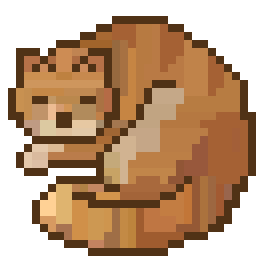
#> input picture art/ase/cat_0.png, 32 x 32 px, found by its file name (shown 8 times larger)
$ python prop_frames.py
#> lines starting #> are read from the running program, lines starting #| are printed output that depends on the picture
### tools/pix.py
# Pixel-art helpers: exact native downsample of upscaled art, majority 2x reduce, palette tools.
import numpy as np
from PIL import Image

def load(path):
#> called with path = 'art/ase/cat_0.png'
    return np.array(Image.open(path).convert('RGBA')).astype(np.int32)

def save(a, path, scale=1):
    im = Image.fromarray(np.clip(a, 0, 255).astype(np.uint8), 'RGBA')
    if scale != 1: im = im.resize((im.width * scale, im.height * scale), Image.NEAREST)
    im.save(path)

def native(a, k):
    """upscaled-by-k pixel art -> native (centre sample of each block)"""
    return a[k // 2::k, k // 2::k].copy()

# [21 lines left out: function reduce2, not called in this run]

### tools/prop_frames.py
# Animated props: cat breathing (4 frames), stove fire flicker (4 frames), tiny particle textures.
import sys; sys.path.insert(0, 'tools')
from pix import *
rng = np.random.default_rng(7)

# ---- cat: inhale = back (x>=13, rows 1..16) rises 1 px, row 16 duplicated so no gap
cat = load('art/ase/cat_0.png')
inh = cat.copy()
for x in range(13, 32):
    col = cat[:, x].copy()
    for y in range(0, 16): inh[y, x] = col[y + 1]
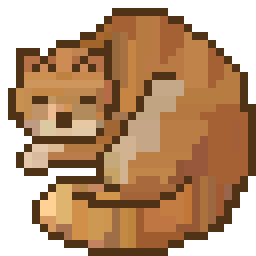
#> inh: shape (32, 32, 4) int32 (shown 8 times larger); mean R, G, B, A 115.9, 79.5, 47.2, 184.8; transparent parts drawn white
frames = [cat, inh, inh, cat]           # slow in, hold, out (timing in Godot)
sheet = np.concatenate(frames, 1); save(sheet, 'art/cat_breath.png')
#> after `sheet = np.concatenate(frames, 1)`:
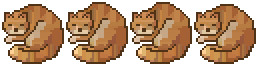
#> sheet: shape (32, 128, 4) int32 (shown 2 times larger); mean of channels 0, 1, 2, 3 114.4, 78.4, 46.5, 182.4; transparent parts drawn white

# ---- stove fire: recolour the fire window pixels each frame
st = load('art/ase/pechka_0.png')
#> call 2 of load, with path = 'art/ase/pechka_0.png'
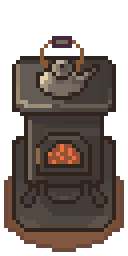
#> input picture art/ase/pechka_0.png, 32 x 64 px, found by its file name (shown 4 times larger)
fire = [(y, x) for y in range(33, 44) for x in range(8, 22)
        if st[y, x, 3] and st[y, x, 0] > 150 and st[y, x, 0] - st[y, x, 2] > 60]
#> fire = [(36, 15), (37, 15), (37, 17), (38, 12), (38, 14), (38, 17), (39, 15), (39, 18), (40, 13), (40, 17)]
glow_win = [(y, x) for y in range(34, 43) for x in range(9, 21)
            if st[y, x, 3] and st[y, x, :3].sum() < 120]          # dark inside the window
#> glow_win = 30 pairs, first value 34 to 42, second value 9 to 20
PAL = [(120, 34, 22), (196, 74, 30), (238, 122, 44), (250, 186, 84), (255, 226, 150)]
out = []
for f in range(4):
    a = st.copy()
    for (y, x) in fire:
        h = (43 - y) / 10                                        # hotter at the bottom
        v = 1.2 + 2.2 * (1 - h) + rng.normal(0, 0.9)
        a[y, x, :3] = PAL[int(np.clip(round(v), 0, 4))]
    for (y, x) in glow_win:                                       # a few embers flicker in the dark
        if rng.random() < 0.12: a[y, x, :3] = PAL[rng.integers(0, 2)]
    out.append(a)
#> after the loop, out = 4 items
save(np.concatenate(out, 1), 'art/stove_fire.png')
#> call 2 of save, with path = 'art/stove_fire.png', scale = 1
#> in save (call 2), `im = Image.fromarray(np.clip(a, 0, 255).astype(np.uint8), 'RGBA')`:
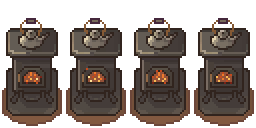
#> im: PIL image 128x64 RGBA (shown 2 times larger); mean R, G, B, A 50.6, 40.7, 35.2, 157.3; transparent parts drawn white
print('fire px', len(fire), 'glow px', len(glow_win))
#| fire px 10 glow px 30

# ---- particle textures
dot = np.zeros((2, 2, 4), np.int32); dot[:] = (255, 255, 255, 255); save(dot, 'art/px2.png')
z = np.zeros((5, 5, 4), np.int32)
for (y, x) in [(0, 0), (0, 1), (0, 2), (0, 3), (0, 4), (1, 3), (2, 2), (3, 1), (4, 0), (4, 1), (4, 2), (4, 3), (4, 4)]:
    z[y, x] = (255, 255, 255, 255)
save(z, 'art/z.png')
heart = np.zeros((5, 5, 4), np.int32)
for y, row in enumerate(['.X.X.', 'XXXXX', 'XXXXX', '.XXX.', '..X..']):
    for x, ch in enumerate(row):
        if ch == 'X': heart[y, x] = (235, 90, 90, 255)
save(heart, 'art/heart.png')
